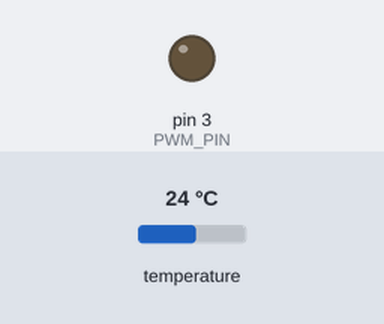
Simulated run of this sketch. Board: Arduino Uno, built with avr-gcc and run on an emulated ATmega328P. Shown: output pins drawn as LEDs (lit = HIGH). Inputs (shaded band) come from the test bench; at power-on: temperature 24 °C. What the sketch prints to the serial monitor is not drawn.

Above: at 0.1 s.
At 2.0 s:
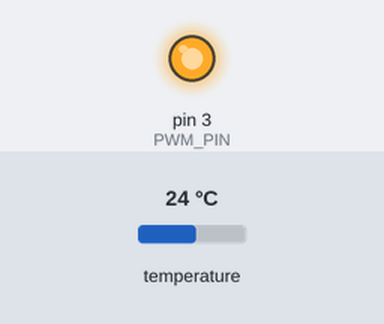
2.1 s: temperature set to 26.9 °C
3.7 s: temperature set to 28.4 °C
At 9.3 s:
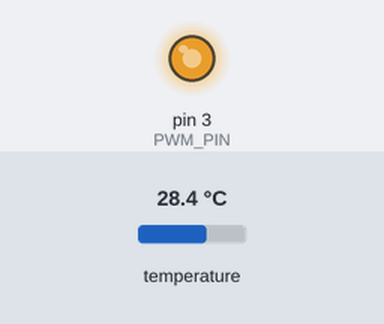
Timing chart, 0 to 13.7 s (numbered marks = the images above; inputs shaded):
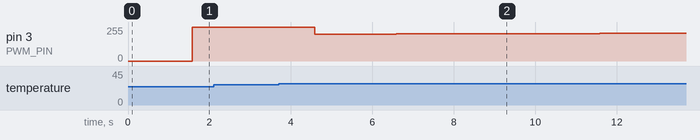

The sketch:

lm35.ino
```cpp
#include <Wire.h>

#include <OneWire.h>
#include <DallasTemperature.h>

// Porta do pino de sinal do DS18B20
#define ONE_WIRE_BUS 8

// Define uma instancia do oneWire para comunicacao com o sensor
OneWire oneWire(ONE_WIRE_BUS);
DallasTemperature sensors(&oneWire);

DeviceAddress sensor1;

#define PWM_PIN 3

// Last control update
unsigned long previous_millis = 0;

// Temperature to change in 180 seconds interval, 1800 seconds total 10 temperatures
const int n_temps = 8;
const int time_temp = 450;
const float temperatures_time[n_temps] = {30.6, 34, 36, 33.2, 34.6, 37.1, 35.1, 31.3};

// Measured temperature
volatile float measured_temperature = 0;
// Goal temperature
volatile float goal_temperature = 0;
// Initial temperature
volatile float initial_temperature = 0;
// Factor to normalize temperature to
const float normalize_temperature_factor = 15.2;

volatile float sec_passed = 0;
// Time in milisseconds between updates
const int dt = 1000;

// Proportional gain of controller
const float Kp = 5.2544; // 5.2544;
// Integral gain of controller
const float Ki = 0.021; // 0.0420;
// Error measured, normalized to system (0, 1)
volatile float e = 0;
// Integral of error measured
volatile float eintegral = 0;
// Output to send to actuator, normalized to system (0, 1)
volatile float u = 0;
// PWM sent to actuator, between 0 and 255
volatile int PWM_out = 0;

void computeE(){
  e = goal_temperature - measured_temperature;
  e /= normalize_temperature_factor;

  eintegral += e * dt / 1000.0f;
}

void computeU(){
  u = Kp * e + Ki * eintegral;
}

void updatePWM(){
  PWM_out = u * 255;
  if(PWM_out < 0){
    PWM_out = 0;
  }else if(PWM_out > 255){
    PWM_out = 255;
  }
  analogWrite(PWM_PIN, PWM_out);
}

void controlPlant(){
  computeE();
  computeU();
  updatePWM();
}

void showSensorAddress(DeviceAddress deviceAddress)
{
  for (uint8_t i = 0; i < 8; i++)
  {
    // Adiciona zeros se necessário
    if (deviceAddress[i] < 16) Serial.print("0");
    Serial.print(deviceAddress[i], HEX);
  }
}

void setupDS18B20(){
  sensors.begin();
  // Localiza e mostra enderecos dos sensores
  Serial.println("Localizando sensores DS18B20...");
  Serial.print("Foram encontrados ");
  Serial.print(sensors.getDeviceCount(), DEC);
  Serial.println(" sensores.");
  if (!sensors.getAddress(sensor1, 0))
     Serial.println("Sensores nao encontrados !");
  // Mostra o endereco do sensor encontrado no barramento
  Serial.print("Endereco sensor: ");
  showSensorAddress(sensor1);
  Serial.println();
  Serial.println();
}

void updateInitialTemperature(){
  sensors.requestTemperatures();
  initial_temperature = sensors.getTempC(sensor1);
}


void setup() {
  // Begin serial communication at a baud rate of 9600:
  Serial.begin(9600);
  //Declaring LED pin as output
  pinMode(PWM_PIN, OUTPUT);
  setupDS18B20();
  updateInitialTemperature();

  previous_millis = millis();
}

void sensorRead(){
  sensors.requestTemperatures();
  measured_temperature = sensors.getTempC(sensor1);
}

void printValues(){
  // Seconds passed
  Serial.print("Sec: ");
  Serial.print(sec_passed);
  // Tempoerature measured
  Serial.print("  Temp: ");
  Serial.print(measured_temperature);
  // Temperature goal
  Serial.print("  goal_temp: ");
  Serial.print(goal_temperature);
  // Temperature goal
  Serial.print("  initial_temp: ");
  Serial.print(initial_temperature);
  // Error signal
  Serial.print("  error: ");
  Serial.print(e);
  // Integral of error
  Serial.print("  integral_error: ");
  Serial.print(eintegral);
  // Control out
  Serial.print("  u: ");
  Serial.print(u);
  // PWM out (real)
  Serial.print("  PWM: ");
  Serial.print(PWM_out);
  // Kp
  Serial.print("  Kp: ");
  Serial.print(Kp);
  // Ki
  Serial.print("  Ki: ");
  Serial.print(Ki);

  Serial.println("");
}

void updateGoalTemperature(){
  int idx_use = (int)sec_passed / time_temp;
  idx_use %= n_temps;
  goal_temperature = temperatures_time[idx_use];

  /*if(sec_passed > 0 && sec_passed < 100){
    goal_temperature = initial_temperature + 2;
  } else if(sec_passed < 200){
    goal_temperature = initial_temperature + 4;
  } else if(sec_passed < 400){
    goal_temperature = initial_temperature + 10;
  } else {
    goal_temperature = initial_temperature + 6;
  }*/
}

void loop() {
  updateGoalTemperature();
  sensorRead();
  controlPlant();
  printValues();
  sec_passed += dt / 1000.0f;

  unsigned long new_millis = millis();
  // Wait dt milliseconds in total
  delay(dt - (new_millis - previous_millis));
  previous_millis = millis();
}
```

Measured:
- the behaviour switches between 27.7 and 27.8 °C on temperature (found by bisection; images 1 and 2)
- after the input at 2.1 s, every drawn part: stays the same
- after the input at 3.7 s, pin 3 (PWM_PIN): 255/255 → 201/255 after 0.88 s, → 202/255 1.0 s later, → 203/255 1.0 s later, → 204/255 1.0 s later, … (8 changes in this stretch)
